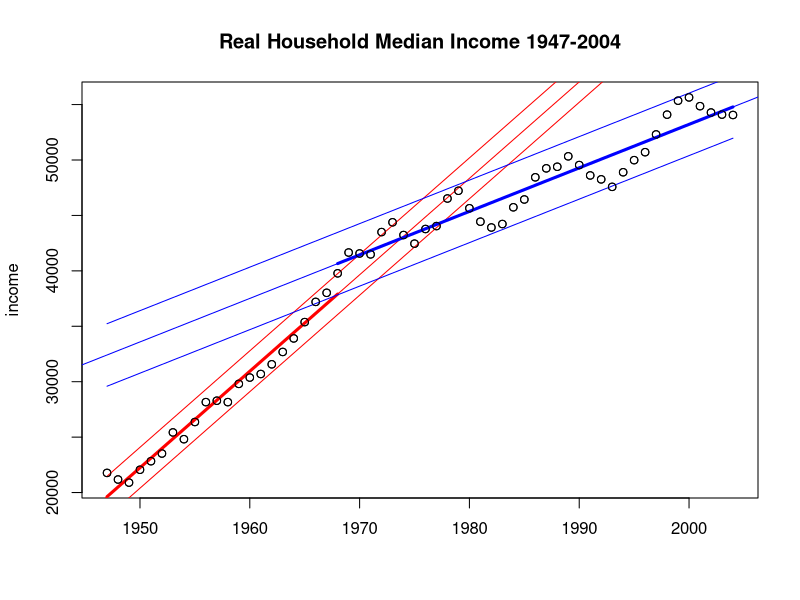

Recreate this plot in R.
library(ggplot2)

dat <- read.table(
  header=TRUE, text='x y
1947    21771
1948    21177
1949    20898
1950    22055
1951    22827
1952    23520
1953    25424
1954    24813
1955    26364
1956    28158
1957    28285
1958    28158
1959    29804
1960    30374
1961    30695
1962    31570
1963    32683
1964    33905
1965    35377
1966    37200
1967    38020
1968    39777
1969    41654
1970    41568
1971    41487
1972    43499
1973    44381
1974    43232
1975    42453
1976    43776
1977    44041
1978    46527
1979    47225
1980    45647
1981    44437
1982    43913
1983    44225
1984    45734
1985    46439
1986    48439
1987    49248
1988    49391
1989    50332
1990    49545
1991    48608
1992    48255
1993    47578
1994    48895
1995    49987
1996    50705
1997    52307
1998    54091
1999    55350
2000    55647
2001    54857
2002    54285
2003    54096
2004    54061')


# find length of data
l=nrow(dat)

# for range from 20-80% of the range
# calculate two linear trends
# add the squares of the residuals from both trends
# and find the point which minimizes

ressum=c()
for (i in  floor(l*.2):ceiling(l*.8)) {
	lm1=lm(dat$y[1:i]~dat$x[1:i])
	lm2=lm(dat$y[i:l]~dat$x[i:l])
	ressum=c(ressum,sum(lm1$residuals^2) + sum(lm2$residuals^2))
}

bkpt = which.min(ressum) + floor(l*.2) - 1
dat$year[bkpt]

lm1=lm(dat$y[1:bkpt]~dat$x[1:bkpt])
lm2=lm(dat$y[bkpt:l]~dat$x[bkpt:l])

lm1ext=dat$x*lm1$coef[2]+lm1$coef[1]
lm2ext=dat$x*lm2$coef[2]+lm2$coef[1]

plot(dat,ylab="income",xlab="")
title(main="Real Household Median Income 1947-2004")
abline(lm1,col="red")
abline(lm2,col="blue")
lines(lm1$fitted~dat$x[1:bkpt],col="red",lwd=3)
lines((lm1ext+2*sd(lm1$residuals))~dat$x,col="red",lwd=1)
lines((lm1ext-2*sd(lm1$residuals))~dat$x,col="red",lwd=1)
lines(lm2$fitted~dat$x[bkpt:l],col="blue",lwd=3)
lines((lm2ext+2*sd(lm2$residuals))~dat$x,col="blue",lwd=1)
lines((lm2ext-2*sd(lm2$residuals))~dat$x,col="blue",lwd=1)
points(dat)

#'''
#fast=cbind(dat[1:bkpt,],"fast")
#colnames(fast)=c("year","income","type")
#slow=cbind(dat[bkpt:l,],"slow")
#colnames(slow)=c("year","income","type")
#
#library("ggplot2")
#theme_set(theme_grey(base_size = 16))  # increase default font etc. size
#p <- ggplot(data = rbind(fast, slow), aes(year, income, colour=type, linetype=type)) +
#  geom_point()                         # "base" plot, with points only
#p + geom_smooth(method = "lm")         # fit & plot lm model + envelope
#
#'''
